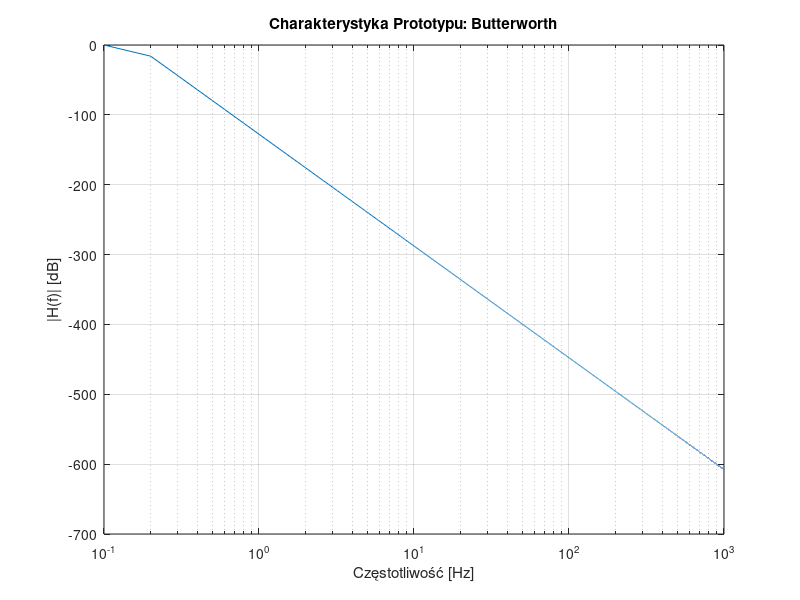

The MATLAB source for this figure: (Note: this script raises an error after producing the figure.)
clearvars; close all; clc;

% Wymagania dla projektu filtra
N = 8; % liczba biegunów filtra prototypowego
f0 = 100; % dla filtrów LowPass i HighPass [Hz]
f1 = 10; f2 = 100; % dla filtrów BandPass i BandStop [Hz]
Rp = 3; % oscylacje w paśmie przepustowym [dB]
Rs = 100; % tłumienie w paśmie zaporowym [dB]

% Typy prototypów filtrów
prototype_types = {'Butterworth', 'Czebyszew-I', 'Czebyszew-II', 'Eliptyczny'};
filter_transformations = {'LowPass', 'HighPass', 'BandPass', 'BandStop'};

for proto_idx = 1:length(prototype_types)
    prototype_type = prototype_types{proto_idx};

    % **Projekt analogowego filtra prototypowego**
    switch prototype_type
        case 'Butterworth'
            [z, p, wzm] = buttap(N); % Butterworth
        case 'Czebyszew-I'
            [z, p, wzm] = cheb1ap(N, Rp); % Czebyszew typu I
        case 'Czebyszew-II'
            [z, p, wzm] = cheb2ap(N, Rs); % Czebyszew typu II
        case 'Eliptyczny'
            [z, p, wzm] = ellipap(N, Rp, Rs); % Eliptyczny
    end

    b = wzm * poly(z); % Licznik transmitancji
    a = poly(p); % Mianownik transmitancji

    % **Charakterystyka przed transformacją (prototyp)**
    f = 0:0.1:1000; % Częstotliwości [Hz]
    w = 2 * pi * f; % Pulsacje [rad/s]
    H = freqs(b, a, w); % Charakterystyka częstotliwościowa filtra

    figure;
    semilogx(f, 20*log10(abs(H))); grid;
    xlabel('Częstotliwość [Hz]');
    ylabel('|H(f)| [dB]');
    title(['Charakterystyka Prototypu: ' prototype_type]);
    pause;
    
    figure;
    % **Transformacje filtra prototypowego na różne typy**
    for trans_idx = 1:length(filter_transformations)
        filter_type = filter_transformations{trans_idx};
        switch filter_type
            case 'LowPass'
                [b_t, a_t] = lp2lp(b, a, 2*pi*f0); % Transformacja LowPass na LowPass
            case 'HighPass'
                [b_t, a_t] = lp2hp(b, a, 2*pi*f0); % Transformacja LowPass na HighPass
            case 'BandPass'
                [b_t, a_t] = lp2bp(b, a, 2*pi*sqrt(f1*f2), 2*pi*(f2-f1)); % LowPass na BandPass
            case 'BandStop'
                [b_t, a_t] = lp2bs(b, a, 2*pi*sqrt(f1*f2), 2*pi*(f2-f1)); % LowPass na BandStop
        end

        % Charakterystyka po transformacji
        H_t = freqs(b_t, a_t, w);
        subplot(2, 2, trans_idx);
        semilogx(f, 20*log10(abs(H_t)), 'LineWidth', 1.5); grid;
        xlabel('Częstotliwość [Hz]');
        ylabel('|H(f)| [dB]');
        title(['Charakterystyka: ' filter_type ' (Prototyp: ' prototype_type ')']);
    end
    pause;
end